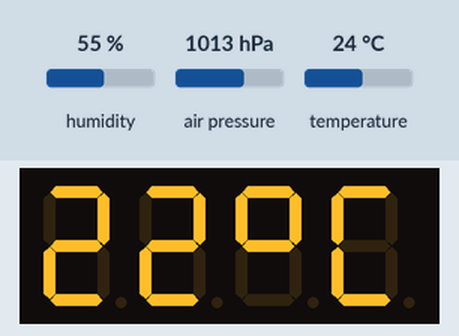
Recording of a program running on a simulated Raspberry Pi Pico running MicroPython. Shown: 4-digit seven-segment display. The test bench sets the inputs (shaded band); at power-on: temperature 24 °C, humidity 55 %, air pressure 1013 hPa. Library files of the repository ran but are not shown: bme280.py, tm1637.py.

Above: at 6.3 s.
6.4 s: temperature set to 12 °C
At 7.8 s:
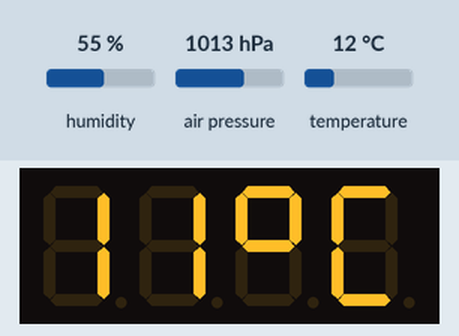
8.7 s: temperature set to 19 °C
12.8 s: temperature set to 28 °C
At 14.4 s:
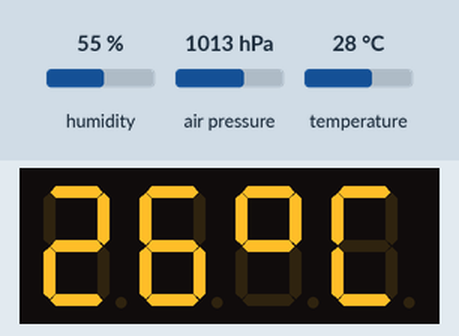
Timing chart, 0 to 15.9 s (numbered marks = the images above; inputs shaded):
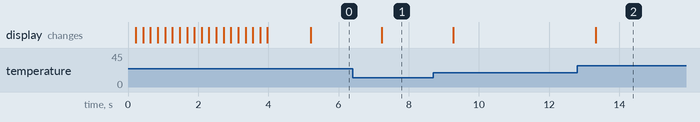

Measured:
- after the input at 6.4 s, the display: changes after 0.83 s (image 1)
- after the input at 12.8 s, the display: changes after 0.52 s (image 2)

The program:

main.py
```python
import select
import sys
import utime
import machine
import bme280
import tm1637

i2c = machine.I2C(0, freq=399361, scl=machine.Pin(1), sda=machine.Pin(0))


bme = bme280.BME280(i2c=i2c, address=0x76)

mydisplay = tm1637.TM1637(clk=machine.Pin(7), dio=machine.Pin(6))

mydisplay.scroll("Hello World 123", delay=200)
utime.sleep(1)

while True:
    temp = int(float((bme.raw_values[0])))
    mydisplay.temperature(temp)
    if select.select([sys.stdin], [], [], 0)[0]:
        ch = sys.stdin.readline()
        if ch[0] == "0":
            print(bme.raw_values[0] + " C")
        if ch[0] == "1":
            print(bme.raw_values[1] + " hPa")
        if ch[0] == "2":
            print(bme.raw_values[2] + " %")

    utime.sleep(2)
```
